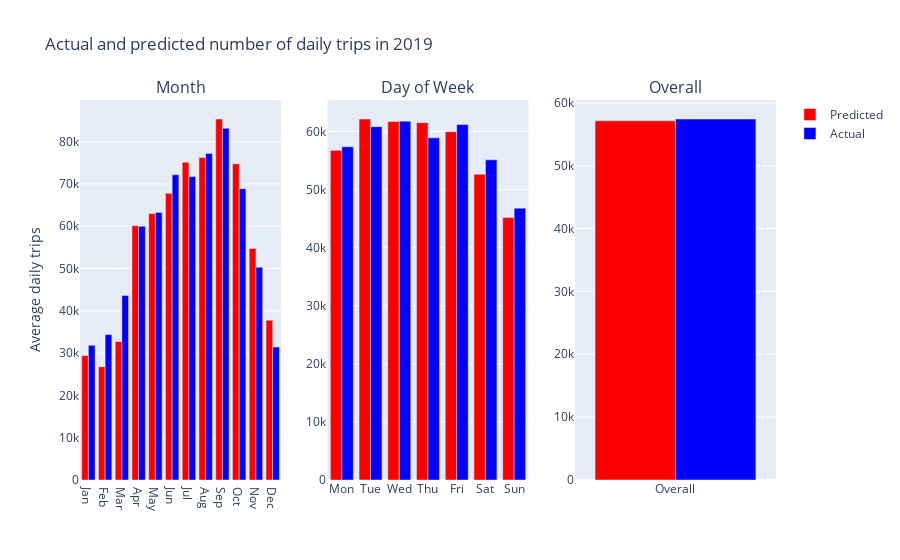

The cell this chart's notebook holds for it:
### Code cell
plot_dow_month(df_test,
               y_test,
               title="Actual and predicted number of daily trips in 2019")

### Figure 1 — Plotly figure (JSON) as saved in the notebook; plotly's stock layout.template omitted (floating-point values rounded to 4 significant figures)
{"data": [{"marker": {"color": "red"}, "name": "Predicted", "type": "bar", "x": ["Jan", "Feb", "Mar", "Apr", "May", "Jun", "Jul", "Aug", "Sep", "Oct", "Nov", "Dec"], "xaxis": "x", "y": [29400.0, 26770.0, 32740.0, 60130.0, 63010.0, 67780.0, 75140.0, 76270.0, 85340.0, 74770.0, 54760.0, 37780.0], "yaxis": "y"}, {"marker": {"color": "red"}, "name": "Predicted", "showlegend": false, "type": "bar", "x": ["Mon", "Tue", "Wed", "Thu", "Fri", "Sat", "Sun"], "xaxis": "x2", "y": [56730.0, 62130.0, 61700.0, 61500.0, 59950.0, 52620.0, 45180.0], "yaxis": "y2"}, {"marker": {"color": "red"}, "name": "Predicted", "showlegend": false, "type": "bar", "x": ["Overall"], "xaxis": "x3", "y": [57130.0], "yaxis": "y3"}, {"marker": {"color": "blue"}, "name": "Actual", "type": "bar", "x": ["Jan", "Feb", "Mar", "Apr", "May", "Jun", "Jul", "Aug", "Sep", "Oct", "Nov", "Dec"], "xaxis": "x", "y": [31840.0, 34370.0, 43600.0, 59970.0, 63250.0, 72160, 71770.0, 77190.0, 83140.0, 68870.0, 50320.0, 31450.0], "yaxis": "y"}, {"marker": {"color": "blue"}, "name": "Actual", "showlegend": false, "type": "bar", "x": ["Mon", "Tue", "Wed", "Thu", "Fri", "Sat", "Sun"], "xaxis": "x2", "y": [57340.0, 60810.0, 61750.0, 58880.0, 61180.0, 55100.0, 46780.0], "yaxis": "y2"}, {"marker": {"color": "blue"}, "name": "Actual", "showlegend": false, "type": "bar", "x": ["Overall"], "xaxis": "x3", "y": [57420.0], "yaxis": "y3"}], "layout": {"annotations": [{"font": {"size": 16}, "showarrow": false, "text": "Month", "x": 0.1444, "xanchor": "center", "xref": "paper", "y": 1, "yanchor": "bottom", "yref": "paper"}, {"font": {"size": 16}, "showarrow": false, "text": "Day of Week", "x": 0.5, "xanchor": "center", "xref": "paper", "y": 1, "yanchor": "bottom", "yref": "paper"}, {"font": {"size": 16}, "showarrow": false, "text": "Overall", "x": 0.8556, "xanchor": "center", "xref": "paper", "y": 1, "yanchor": "bottom", "yref": "paper"}], "barmode": "group", "title": {"text": "Actual and predicted number of daily trips in 2019"}, "xaxis": {"anchor": "y", "domain": [0, 0.2889]}, "xaxis2": {"anchor": "y2", "domain": [0.3556, 0.6444]}, "xaxis3": {"anchor": "y3", "domain": [0.7111, 1]}, "yaxis": {"anchor": "x", "domain": [0, 1], "title": {"text": "Average daily trips"}}, "yaxis2": {"anchor": "x2", "domain": [0, 1]}, "yaxis3": {"anchor": "x3", "domain": [0, 1]}}}
